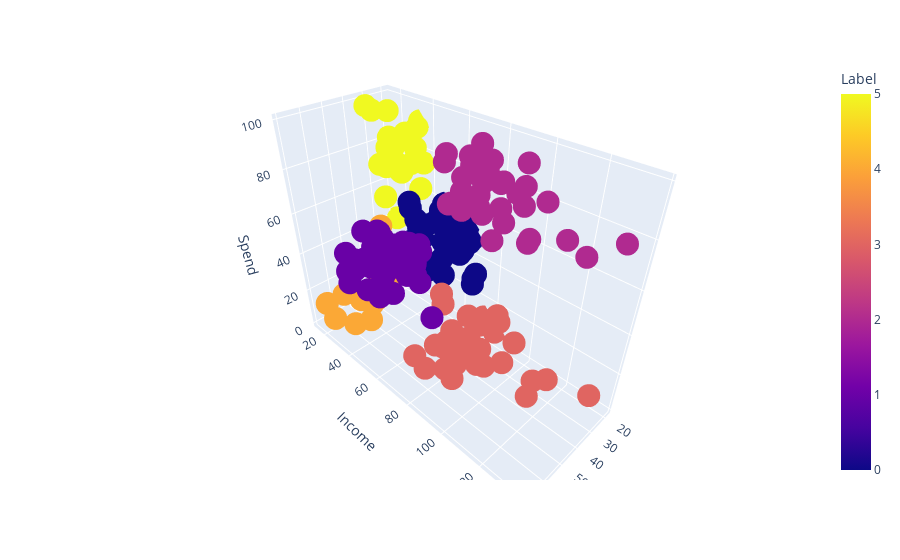

The cell this chart's notebook holds for it:
### Markdown cell above
### Visualize the 3d scatterplot for clustering

### Code cell
fig = px.scatter_3d(data_frame=x2, x='Age', y='Income', z="Spend", color='Label')
fig.show()

### Figure 1 — Plotly figure (JSON) as saved in the notebook; plotly's stock layout.template omitted (floating-point values rounded to 4 significant figures; data arrays with more than 128 entries replaced by an {"elided": "..."} marker saying what was removed)
{"data": [{"hovertemplate": "Age=%{x}<br>Income=%{y}<br>Spend=%{z}<br>Label=%{marker.color}<extra></extra>", "legendgroup": "", "marker": {"color": {"elided": "200 int values"}, "coloraxis": "coloraxis", "symbol": "circle"}, "mode": "markers", "name": "", "scene": "scene", "showlegend": false, "type": "scatter3d", "x": {"elided": "200 int values"}, "y": {"elided": "200 int values"}, "z": {"elided": "200 int values"}}], "layout": {"coloraxis": {"colorbar": {"title": {"text": "Label"}}, "colorscale": [[0, "#0d0887"], [0.1111, "#46039f"], [0.2222, "#7201a8"], [0.3333, "#9c179e"], [0.4444, "#bd3786"], [0.5556, "#d8576b"], [0.6667, "#ed7953"], [0.7778, "#fb9f3a"], [0.8889, "#fdca26"], [1, "#f0f921"]]}, "legend": {"tracegroupgap": 0}, "margin": {"t": 60}, "scene": {"domain": {"x": [0, 1], "y": [0, 1]}, "xaxis": {"title": {"text": "Age"}}, "yaxis": {"title": {"text": "Income"}}, "zaxis": {"title": {"text": "Spend"}}}}}
